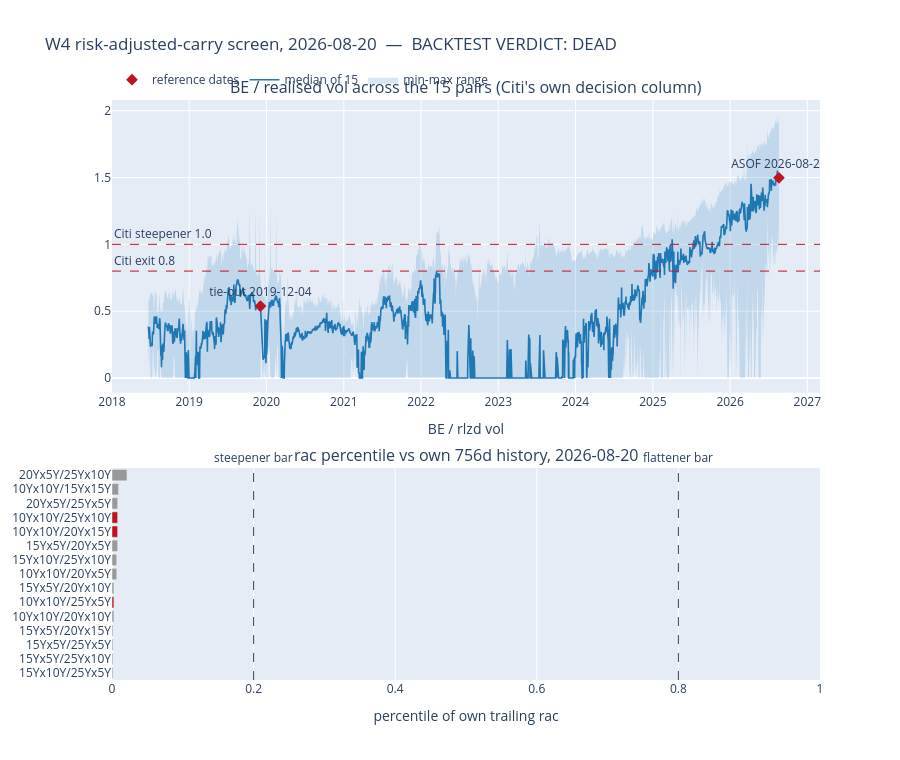

Notebook cell for this chart:
### Markdown cell above
## 10. The picture

One figure, two rows. The top row is the measurement in section 5(b) — the
published `BE/vol` ratio across all fifteen pairs against Citi's own 0.8 and
1.0 lines, showing the whole cross-section walking through both. The bottom
row is today's rule input: each pair's `rac` percentile against its own 3y
history, with the entry bands.

### Code cell
import plotly.graph_objects as go
from plotly.subplots import make_subplots

wide = PANEL.pivot(index="date", columns="pair", values="be_over_rv").sort_index()
fig = make_subplots(rows=2, cols=1, row_heights=[0.58, 0.42],
                    vertical_spacing=0.13,
                    subplot_titles=(
                        "BE / realised vol across the 15 pairs "
                        "(Citi's own decision column)",
                        f"rac percentile vs own {CONFIG.lookback_days}d history, "
                        f"{ASOF.date()}"))

fig.add_trace(go.Scatter(x=wide.index, y=wide.max(axis=1), name="max of 15",
                         line=dict(width=0, color="rgba(31,119,180,0.0)"),
                         showlegend=False, hoverinfo="skip"), row=1, col=1)
fig.add_trace(go.Scatter(x=wide.index, y=wide.min(axis=1), name="min-max range",
                         fill="tonexty", fillcolor="rgba(31,119,180,0.18)",
                         line=dict(width=0, color="rgba(31,119,180,0.0)")),
              row=1, col=1)
fig.add_trace(go.Scatter(x=wide.index, y=wide.median(axis=1), name="median of 15",
                         line=dict(width=1.6, color="#1f77b4")), row=1, col=1)
for y, lab in ((0.8, "Citi exit 0.8"), (1.0, "Citi steepener 1.0")):
    fig.add_hline(y=y, line=dict(color="#c1121f", width=1, dash="dash"),
                  annotation_text=lab, annotation_position="top left", row=1, col=1)
# NOTE: marked with a scatter trace rather than add_vline. This plotly version
# raises inside `add_vline` when x is a pandas Timestamp AND an annotation is
# attached (it averages the x-values to place the label, and Timestamps do not
# sum). Markers avoid the code path entirely and label the same two dates.
_marks_x = [TIE_DATE, ASOF]
_marks_y = [float(wide.median(axis=1).asof(x)) for x in _marks_x]
fig.add_trace(go.Scatter(x=_marks_x, y=_marks_y, mode="markers+text",
                         text=[f"tie-out {TIE_DATE.date()}", f"ASOF {ASOF.date()}"],
                         textposition="top center", name="reference dates",
                         marker=dict(size=9, color="#c1121f", symbol="diamond")),
              row=1, col=1)

pct = today["rac_pct"].sort_values()
colours = ["#c1121f" if state_today[p] == -1 else
           ("#2a9d8f" if state_today[p] == 1 else "#999999") for p in pct.index]
fig.add_trace(go.Bar(x=pct.to_numpy(), y=list(pct.index), orientation="h",
                     marker_color=colours, name="rac_pct", showlegend=False),
              row=2, col=1)
for x, lab in ((CONFIG.steepener_pct, "steepener bar"),
               (CONFIG.enter_pct, "flattener bar")):
    fig.add_vline(x=x, line=dict(color="#444", width=1, dash="dash"),
                  annotation_text=lab, annotation_position="top",
                  row=2, col=1)

fig.update_xaxes(title_text="BE / rlzd vol", row=1, col=1)
fig.update_xaxes(title_text="percentile of own trailing rac", range=[0, 1],
                 row=2, col=1)
fig.update_layout(height=760, title=f"W4 risk-adjusted-carry screen, {ASOF.date()}"
                                    "  —  BACKTEST VERDICT: DEAD",
                  legend=dict(orientation="h", y=1.06))
fig.show()

### Figure 1 — Plotly figure (JSON) as saved in the notebook; plotly's stock layout.template omitted (floating-point values rounded to 4 significant figures; data arrays with more than 128 entries replaced by an {"elided": "..."} marker saying what was removed)
{"data": [{"hoverinfo": "skip", "line": {"color": "rgba(31,119,180,0.0)", "width": 0}, "name": "max of 15", "showlegend": false, "type": "scatter", "x": {"elided": "2246 str values"}, "xaxis": "x", "y": {"elided": "2246 float values"}, "yaxis": "y"}, {"fill": "tonexty", "fillcolor": "rgba(31,119,180,0.18)", "line": {"color": "rgba(31,119,180,0.0)", "width": 0}, "name": "min-max range", "type": "scatter", "x": {"elided": "2246 str values"}, "xaxis": "x", "y": {"elided": "2246 float values"}, "yaxis": "y"}, {"line": {"color": "#1f77b4", "width": 1.6}, "name": "median of 15", "type": "scatter", "x": {"elided": "2246 str values"}, "xaxis": "x", "y": {"elided": "2246 float values"}, "yaxis": "y"}, {"marker": {"color": "#c1121f", "size": 9, "symbol": "diamond"}, "mode": "markers+text", "name": "reference dates", "text": ["tie-out 2019-12-04", "ASOF 2026-08-20"], "textposition": "top center", "type": "scatter", "x": ["2019-12-04T00:00:00", "2026-08-20T00:00:00"], "xaxis": "x", "y": [0.5382, 1.498], "yaxis": "y"}, {"marker": {"color": ["#999999", "#999999", "#999999", "#999999", "#999999", "#c1121f", "#999999", "#999999", "#999999", "#999999", "#c1121f", "#c1121f", "#999999", "#999999", "#999999"]}, "name": "rac_pct", "orientation": "h", "showlegend": false, "type": "bar", "x": [0.001323, 0.001323, 0.001323, 0.001323, 0.002646, 0.002646, 0.002646, 0.006614, 0.006614, 0.007937, 0.007937, 0.007937, 0.007937, 0.009259, 0.02116], "xaxis": "x2", "y": ["15Yx10Y/25Yx5Y", "15Yx5Y/25Yx10Y", "15Yx5Y/25Yx5Y", "15Yx5Y/20Yx15Y", "10Yx10Y/20Yx10Y", "10Yx10Y/25Yx5Y", "15Yx5Y/20Yx10Y", "10Yx10Y/20Yx5Y", "15Yx10Y/25Yx10Y", "15Yx5Y/20Yx5Y", "10Yx10Y/20Yx15Y", "10Yx10Y/25Yx10Y", "20Yx5Y/25Yx5Y", "10Yx10Y/15Yx15Y", "20Yx5Y/25Yx10Y"], "yaxis": "y2"}], "layout": {"annotations": [{"font": {"size": 16}, "showarrow": false, "text": "BE / realised vol across the 15 pairs (Citi's own decision column)", "x": 0.5, "xanchor": "center", "xref": "paper", "y": 1.0, "yanchor": "bottom", "yref": "paper"}, {"font": {"size": 16}, "showarrow": false, "text": "rac percentile vs own 756d history, 2026-08-20", "x": 0.5, "xanchor": "center", "xref": "paper", "y": 0.3654, "yanchor": "bottom", "yref": "paper"}, {"showarrow": false, "text": "Citi exit 0.8", "x": 0, "xanchor": "left", "xref": "x domain", "y": 0.8, "yanchor": "bottom", "yref": "y"}, {"showarrow": false, "text": "Citi steepener 1.0", "x": 0, "xanchor": "left", "xref": "x domain", "y": 1.0, "yanchor": "bottom", "yref": "y"}, {"showarrow": false, "text": "steepener bar", "x": 0.2, "xanchor": "center", "xref": "x2", "y": 1, "yanchor": "bottom", "yref": "y2 domain"}, {"showarrow": false, "text": "flattener bar", "x": 0.8, "xanchor": "center", "xref": "x2", "y": 1, "yanchor": "bottom", "yref": "y2 domain"}], "height": 760, "legend": {"orientation": "h", "y": 1.06}, "shapes": [{"line": {"color": "#c1121f", "dash": "dash", "width": 1}, "type": "line", "x0": 0, "x1": 1, "xref": "x domain", "y0": 0.8, "y1": 0.8, "yref": "y"}, {"line": {"color": "#c1121f", "dash": "dash", "width": 1}, "type": "line", "x0": 0, "x1": 1, "xref": "x domain", "y0": 1.0, "y1": 1.0, "yref": "y"}, {"line": {"color": "#444", "dash": "dash", "width": 1}, "type": "line", "x0": 0.2, "x1": 0.2, "xref": "x2", "y0": 0, "y1": 1, "yref": "y2 domain"}, {"line": {"color": "#444", "dash": "dash", "width": 1}, "type": "line", "x0": 0.8, "x1": 0.8, "xref": "x2", "y0": 0, "y1": 1, "yref": "y2 domain"}], "title": {"text": "W4 risk-adjusted-carry screen, 2026-08-20  —  BACKTEST VERDICT: DEAD"}, "xaxis": {"anchor": "y", "domain": [0.0, 1.0], "title": {"text": "BE / rlzd vol"}}, "xaxis2": {"anchor": "y2", "domain": [0.0, 1.0], "range": [0, 1], "title": {"text": "percentile of own trailing rac"}}, "yaxis": {"anchor": "x", "domain": [0.4954, 1.0]}, "yaxis2": {"anchor": "x2", "domain": [0.0, 0.3654]}}}
